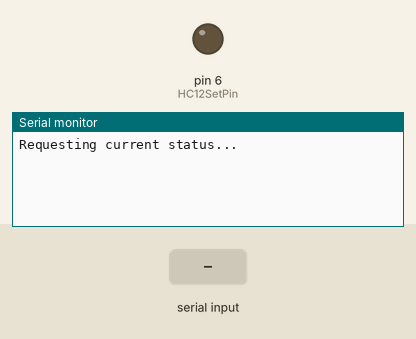
Bench run of a sketch on a simulated Arduino Uno, built with avr-gcc and run on an emulated ATmega328P. Shown: output pins drawn as LEDs (lit = HIGH), the last lines printed to the serial monitor. Inputs (shaded band) come from the test bench. The modem accepts every AT command (registered, SIM ready, sends succeed) and sends nothing else.

Above: at 1.2 s.
1.3 s: "AT\n" received over Serial
At 3.3 s:
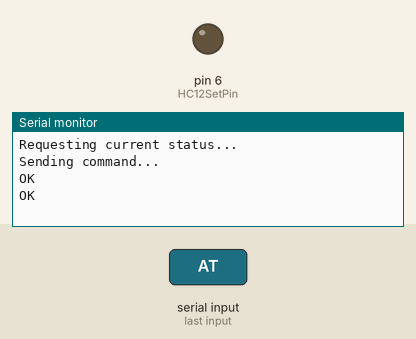
3.6 s: "AT\n" received over the second serial link
At 4.4 s:
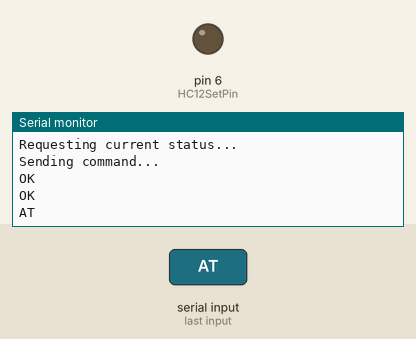
5.1 s: "1\n" received over the second serial link
At 5.5 s:
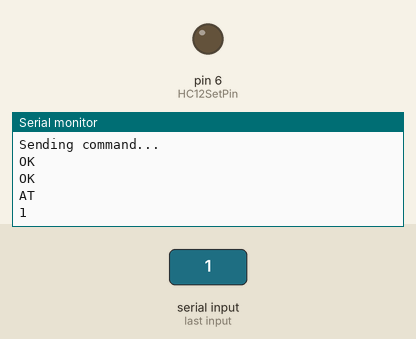

Measured:
- after the input at 1.3 s, the serial monitor: prints a new line after 0.22 s (image 1)
- after the input at 3.6 s, the serial monitor: prints a new line at once (image 2)
- after the input at 5.1 s, the serial monitor: prints a new line at once (image 3)

The sketch:

test1.ino
```cpp
/*  HC12 Send/Receive Example Program 2
    By Mark J. Hughes
    for AllAboutCircuits.com

    This code will automatically detect commands as sentences that begin
    with AT and both write them and broadcast them to remote receivers
    to be written.  Changing settings on a local transceiver will
    change settings on a remote receiver.

    Connect HC12 "RXD" pin to Arduino Digital Pin 4
    Connect HC12 "TXD" pin to Arduino Digital Pin 5
    Connect HC12 "Set" pin to Arduino Digital Pin 6

    Do not power HC12 via Arduino over USB.  Per the data sheet,
    power the HC12 with a supply of at least 100 mA with
    a 22 uF to 1000 uF reservoir capacitor and connect a 1N4007 diode in
    series with the positive supply line if the potential difference exceeds 4.5 V.

    Upload code to two Arduinos connected to two computers
    that are separated by at least several meters.

*/

#include <SoftwareSerial.h>

const byte HC12RxdPin = 2;                      // "RXD" Pin on HC12
const byte HC12TxdPin = 3;                      // "TXD" Pin on HC12
const byte HC12SetPin = 6;                      // "SET" Pin on HC12

unsigned long timer = millis();                 // Delay Timer

char SerialByteIn;                              // Temporary variable
char HC12ByteIn;                                // Temporary variable
String HC12ReadBuffer = "";                     // Read/Write Buffer 1 for HC12
String SerialReadBuffer = "";                   // Read/Write Buffer 2 for Serial
boolean SerialEnd = false;                      // Flag to indicate End of Serial String
boolean HC12End = false;                        // Flag to indiacte End of HC12 String
boolean commandMode = false;                    // Send AT commands

int command = 0;
boolean ready_for_command = true;
char commands[4][10] = {
                             "AT+RB",
                             "AT+RC",
                             "AT+RF",
                             "AT+RP"
                         };

// Software Serial ports Rx and Tx are opposite the HC12 Rx and Tx
// Create Software Serial Port for HC12
SoftwareSerial HC12(HC12TxdPin, HC12RxdPin);

void setup() {

  HC12ReadBuffer.reserve(64);                   // Reserve 64 bytes for Serial message input
  SerialReadBuffer.reserve(64);                 // Reserve 64 bytes for HC12 message input

  pinMode(HC12SetPin, OUTPUT);                  // Output High for Transparent / Low for Command
  digitalWrite(HC12SetPin, LOW);               // Enter Transparent mode
  delay(80);                                    // 80 ms delay before operation per datasheet
  Serial.begin(9600);                           // Open serial port to computer
  HC12.begin(2400);                             // Open software serial port to HC12

  Serial.println("Requesting current status...");
}


void loop() {


  if(command < 4 && ready_for_command)
  {
    HC12.print(commands[command]);
    ready_for_command = false;
    command++;
  }


  while (HC12.available()) {                    // While Arduino's HC12 soft serial rx buffer has data
    HC12ByteIn = HC12.read();                   // Store each character from rx buffer in byteIn
    //HC12ReadBuffer += char(HC12ByteIn);         // Write each character of byteIn to HC12ReadBuffer
    Serial.print(char(HC12ByteIn));

    if (HC12ByteIn == '\n') {                   // At the end of the line
      HC12End = true;                           // Set HC12End flag to
      ready_for_command = true;
    }
  }

  while (Serial.available()) {                  // If Arduino's computer rx buffer has data
    SerialByteIn = Serial.read();               // Store each character in byteIn
    SerialReadBuffer += char(SerialByteIn);     // Write each character of byteIn to SerialReadBuffer
    if (SerialByteIn == '\n') {                 // Check to see if at the end of the line
      SerialEnd = true;                         // Set SerialEnd flag to indicate end of line
    }
  }

  if (SerialEnd) {                              // Check to see if SerialEnd flag is true

    if (SerialReadBuffer.startsWith("AT")) {    // Has a command been sent from local computer
      HC12.print(SerialReadBuffer);             // Send local command to remote HC12 before changing settings
      delay(100);                               //
      digitalWrite(HC12SetPin, LOW);            // Enter command mode
      delay(100);                               // Allow chip time to enter command mode
      Serial.print("Sending command...");           // Echo command to serial
      HC12.print(SerialReadBuffer);             // Send command to local HC12
      delay(500);                               // Wait 0.5s for a response
      //digitalWrite(HC12SetPin, HIGH);           // Exit command / enter transparent mode
      delay(100);                               // Delay before proceeding
    } else {
      HC12.print(SerialReadBuffer);             // Transmit non-command message
    }
    SerialReadBuffer = "";                      // Clear SerialReadBuffer
    SerialEnd = false;                          // Reset serial end of line flag
  }

  /*if (HC12End) {                                // If HC12End flag is true
    if (HC12ReadBuffer.startsWith("AT")) {      // Check to see if a command is received from remote
      digitalWrite(HC12SetPin, LOW);            // Enter command mode
      delay(100);                               // Delay before sending command
      Serial.print(SerialReadBuffer);           // Echo command to serial.
      HC12.print(HC12ReadBuffer);               // Write command to local HC12
      delay(500);                               // Wait 0.5 s for reply
      digitalWrite(HC12SetPin, HIGH);           // Exit command / enter transparent mode
      delay(100);                               // Delay before proceeding
      HC12.println("Remote Command Executed");  // Acknowledge execution
    } else {
      Serial.print(HC12ReadBuffer);             // Send message to screen
    }
    HC12ReadBuffer = "";                        // Empty buffer
    HC12End = false;                            // Reset flag
  }*/
}

/*
 * Sending command...OK
OK
Sending command...OK
OK
Sending command...OK+B2400
OK+B2400
Sending command...OK+RC001
OK+RC001
Sending command...OK+FU3
OK+FU3
Sending command...OK+RP:+14dBm
OK+RP:+14dBm
Sending command...www.hc01.com  HC-12_V2.4
www.hc01.com  HC-12_V2.4
 */
```
